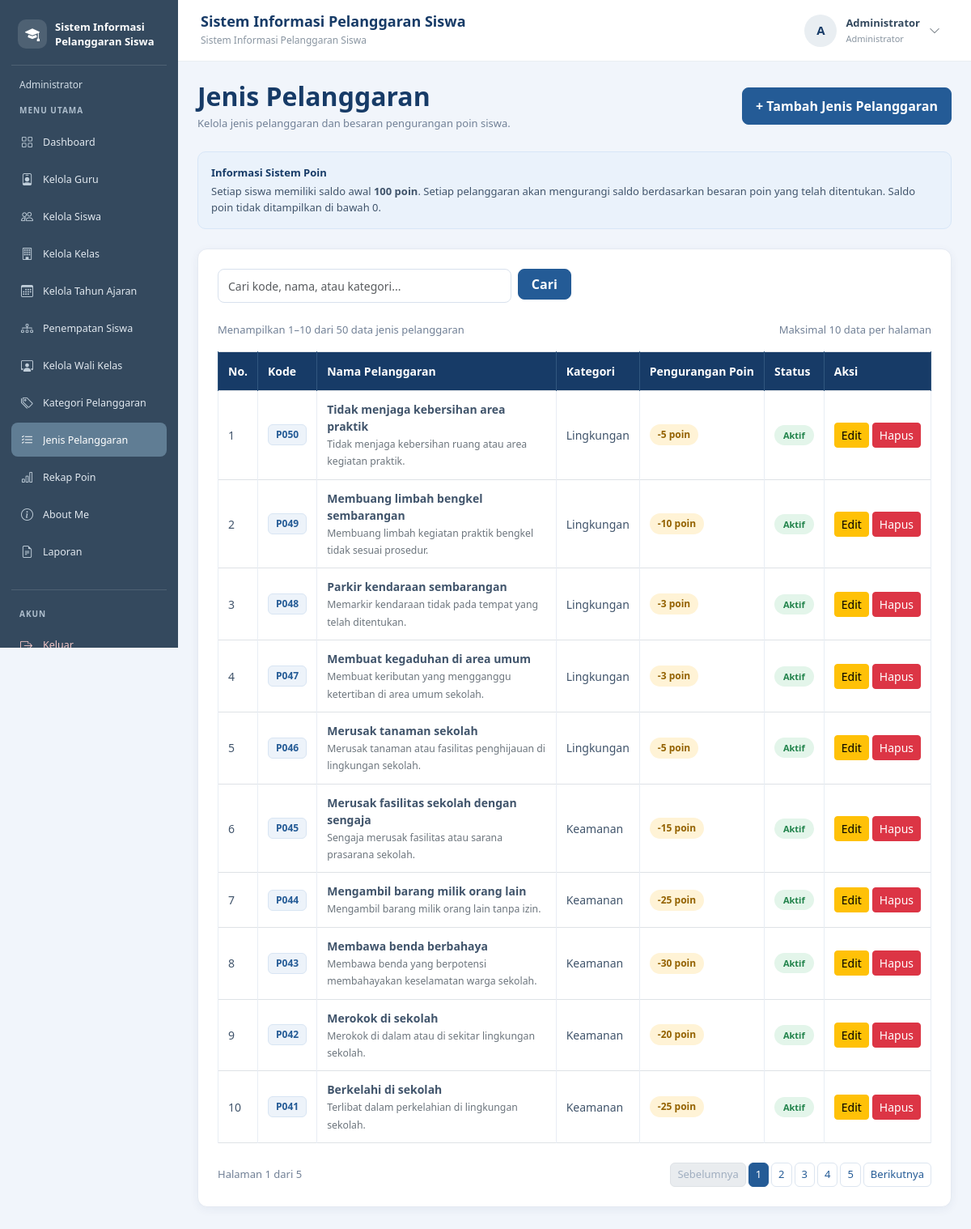
Page /jenis_pelanggaran.php (signed in) on the committed database.
### tables this page shows
CREATE TABLE `t_pelanggaran` (
  `id` int(11) NOT NULL,
  `pelanggaran_kategori_id` int(11) NOT NULL,
  `kode` varchar(30) NOT NULL,
  `nama` varchar(150) NOT NULL,
  `poin` int(11) NOT NULL,
  `deskripsi` text NOT NULL,
  `status_aktif` tinyint(1) NOT NULL,
  `created_at` timestamp NOT NULL DEFAULT current_timestamp(),
  `updated_at` timestamp NOT NULL DEFAULT current_timestamp()
);

CREATE TABLE `t_pelanggaran_kategori` (
  `id` int(11) NOT NULL,
  `nama` varchar(100) NOT NULL,
  `deskripsi` text NOT NULL,
  `status_aktif` tinyint(1) NOT NULL,
  `created_at` timestamp NOT NULL DEFAULT current_timestamp(),
  `updated_at` timestamp NOT NULL DEFAULT current_timestamp()
);

### jenis_pelanggaran.php (the view, shortened to what this page needs)
<?php
include "config/koneksi.php";
function e($nilai)
{
    return htmlspecialchars((string)($nilai ?? ''), ENT_QUOTES, 'UTF-8');
}
$cari = trim($_GET['cari'] ?? '');
$batas = 10;
$halaman = max(1, (int)($_GET['halaman'] ?? 1));
$keyword = "%" . $cari . "%";
$where = "
    WHERE p.kode LIKE ?
       OR p.nama LIKE ?
       OR k.nama LIKE ?
";
$sqlCount = "
    SELECT COUNT(*) AS total
    FROM t_pelanggaran p
    JOIN t_pelanggaran_kategori k
        ON k.id = p.pelanggaran_kategori_id
    $where
";
$stmtCount = mysqli_prepare($koneksi, $sqlCount);
mysqli_stmt_bind_param($stmtCount, "sss", $keyword, $keyword, $keyword);
mysqli_stmt_execute($stmtCount);
$hasilCount = mysqli_stmt_get_result($stmtCount);
$totalData = (int)(mysqli_fetch_assoc($hasilCount)['total'] ?? 0);
$totalHalaman = max(1, (int)ceil($totalData / $batas));
$halaman = min($halaman, $totalHalaman);
$offset = ($halaman - 1) * $batas;
$sql = "
    SELECT
        p.id,
        p.kode,
        p.nama,
        p.poin,
        p.deskripsi,
        p.status_aktif,
        k.nama AS nama_kategori
    FROM t_pelanggaran p
    JOIN t_pelanggaran_kategori k
        ON k.id = p.pelanggaran_kategori_id
    $where
    ORDER BY p.id DESC
    LIMIT ? OFFSET ?
";
$stmt = mysqli_prepare($koneksi, $sql);
mysqli_stmt_bind_param(
    $stmt,
    "sssii",
    $keyword,
    $keyword,
    $keyword,
    $batas,
    $offset
);
mysqli_stmt_execute($stmt);
$data = mysqli_stmt_get_result($stmt);
function urlHalamanJenis($nomorHalaman, $cari)
{
    return "jenis_pelanggaran.php?" . http_build_query([
        "cari" => $cari,
        "halaman" => $nomorHalaman
    ]);
}
?>
<!DOCTYPE html>
<html lang="id">
<head>
    <link href="https://cdn.jsdelivr.net/npm/bootstrap@5.3.8/dist/css/bootstrap.min.css" rel="stylesheet">
</head>
<body>
<?php include "includes/sidebar.php"; ?>
<?php include "includes/navbar.php"; ?>
<main class="konten-utama">
    <div class="d-flex flex-wrap justify-content-between align-items-center gap-3 mb-4">
        <div>
            <h2 class="judul-halaman">Jenis Pelanggaran</h2>
            <p class="deskripsi-halaman mb-0">
                Kelola jenis pelanggaran dan besaran pengurangan poin siswa.
            </p>
        </div>
        <a href="tambah_pelanggaran.php" class="btn btn-tambah">
            + Tambah Jenis Pelanggaran
        </a>
    </div>
    <div class="info-poin p-3 mb-4">
        <div class="fw-semibold mb-1" style="color: #173B67;">
            Informasi Sistem Poin
        </div>
        Setiap siswa memiliki saldo awal <strong>100 poin</strong>.
        Setiap pelanggaran akan mengurangi saldo berdasarkan besaran poin
        yang telah ditentukan. Saldo poin tidak ditampilkan di bawah 0.
    </div>
    <div class="card card-data">
        <div class="card-body p-3 p-md-4">
            <form method="GET" action="jenis_pelanggaran.php" class="row g-2 mb-4">
                <div class="col-md-6 col-lg-5">
                    <input
                        type="search"
                        name="cari"
                        class="form-control"
                        placeholder="Cari kode, nama, atau kategori..."
                        value="<?= e($cari); ?>"
                        autocomplete="off">
                </div>
                <div class="col-auto">
                    <button type="submit" class="btn btn-cari px-3">Cari</button>
                </div>
            </form>
            <div class="d-flex flex-wrap justify-content-between align-items-center gap-2 mb-3">
                <div class="info-data">
                    <?php if ($totalData > 0): ?>
                        Menampilkan <?= $offset + 1; ?>–<?= min($offset + $batas, $totalData); ?>
                        dari <?= $totalData; ?> data jenis pelanggaran
                    <?php else: ?>
                        Tidak ada data jenis pelanggaran
                    <?php endif; ?>
                </div>
                <div class="info-data">Maksimal <?= $batas; ?> data per halaman</div>
            </div>
            <div class="table-responsive">
                <table class="table table-bordered table-hover align-middle">
                    <thead>
                        <tr>
                            <th>No.</th>
                            <th>Kode</th>
                            <th>Nama Pelanggaran</th>
                            <th>Kategori</th>
                            <th>Pengurangan Poin</th>
                            <th>Status</th>
                            <th>Aksi</th>
                        </tr>
                    </thead>
                    <tbody>
                    <?php if (mysqli_num_rows($data) > 0): ?>
                        <?php $no = $offset + 1; ?>
                        <?php while ($row = mysqli_fetch_assoc($data)): ?>
                            <tr>
                                <td><?= $no++; ?></td>
                                <td>
                                    <span class="badge badge-kode">
                                        <?= e($row['kode']); ?>
                                    </span>
                                </td>
                                <td style="min-width: 220px; white-space: normal;">
                                    <div class="fw-semibold"><?= e($row['nama']); ?></div>
                                    <small class="text-secondary">
                                        <?= e($row['deskripsi'] ?: '-'); ?>
                                    </small>
                                </td>
                                <td><?= e($row['nama_kategori']); ?></td>
                                <td>
                                    <span class="badge badge-poin">
                                        -<?= (int)$row['poin']; ?> poin
                                    </span>
                                </td>
                                <td>
                                    <?php if ((int)$row['status_aktif'] === 1): ?>
                                        <span class="badge badge-status badge-aktif">Aktif</span>
                                    <?php else: ?>
                                        <span class="badge badge-status badge-nonaktif">Tidak Aktif</span>
                                    <?php endif; ?>
                                </td>
                                <td>
                                    <div class="d-flex gap-1">
                                        <a href="edit_pelanggaran.php?id=<?= (int)$row['id']; ?>"
                                           class="btn btn-sm btn-warning">
                                            Edit
                                        </a>
                                        <form action="hapus_pelanggaran.php"
                                              method="POST"
                                              class="d-inline"
                                              onsubmit="return confirm('Yakin ingin menghapus jenis pelanggaran ini?');">
                                            <button type="submit" class="btn btn-sm btn-danger">
                                                Hapus
                                            </button>
                                        </form>
                                    </div>
                                </td>
                            </tr>
                        <?php endwhile; ?>
                    <?php endif; ?>
                    </tbody>
                </table>
            </div>
            <?php if ($totalHalaman > 1): ?>
                <div class="d-flex flex-wrap justify-content-between align-items-center gap-2 mt-4">
                    <small class="info-data">
                        Halaman <?= $halaman; ?> dari <?= $totalHalaman; ?>
                    </small>
                    <nav aria-label="Navigasi halaman jenis pelanggaran">
                        <ul class="pagination pagination-sm mb-0">
                            <li class="page-item <?= $halaman <= 1 ? 'disabled' : ''; ?>">
                                <a class="page-link"
                                   href="<?= e(urlHalamanJenis(max(1, $halaman - 1), $cari)); ?>">
                                    Sebelumnya
                                </a>
                            </li>
                            <?php for ($i = 1; $i <= $totalHalaman; $i++): ?>
                                <li class="page-item <?= $i === $halaman ? 'active' : ''; ?>">
                                    <a class="page-link" href="<?= e(urlHalamanJenis($i, $cari)); ?>">
                                        <?= $i; ?>
                                    </a>
                                </li>
                            <?php endfor; ?>
                            <li class="page-item <?= $halaman >= $totalHalaman ? 'disabled' : ''; ?>">
                                <a class="page-link"
                                   href="<?= e(urlHalamanJenis(min($totalHalaman, $halaman + 1), $cari)); ?>">
                                    Berikutnya
                                </a>
                            </li>
                        </ul>
                    </nav>
                </div>
            <?php endif; ?>
        </div>
    </div>
</main>
</body>
</html>

### jenis_pelanggaran.php (style rules this page uses)
body { margin: 0; background: #F1F5FB; }
.konten-utama { margin-left: 220px !important; width: calc(100% - 220px) !important; min-height: 100vh; padding: 100px 24px 30px; box-sizing: border-box; }
.konten-utama, .konten-utama * { box-sizing: border-box; }
.judul-halaman { color: #173B67; font-weight: 700; margin-bottom: 5px; }
.deskripsi-halaman, .info-data { color: #718096; font-size: 13px; }
.card-data { background: #fff; border: 1px solid #E5EAF2; border-radius: 12px; box-shadow: 0 3px 12px rgba(23, 59, 103, .06); }
.btn-tambah, .btn-cari { background: #245B96; border: 1px solid #245B96; color: #fff; border-radius: 8px; font-weight: 600; }
.btn-tambah { padding: 10px 16px; }
.form-control { min-height: 42px; border: 1px solid #D8E1ED; border-radius: 8px; font-size: 14px; }
.table { margin-bottom: 0; font-size: 14px; white-space: nowrap; }
.table thead th { background: #173B67; color: #fff; font-weight: 600; padding: 13px 12px; border-color: #31577F; }
.table tbody td { padding: 12px; color: #40546B; border-color: #E8EDF4; }
.badge-status { padding: 7px 11px; border-radius: 20px; font-size: 11px; font-weight: 600; }
.badge-aktif { background: #E3F5EA; color: #21834B; }
.badge-kode { background: #EDF3FA; color: #245B96; border: 1px solid #D8E5F3; padding: 6px 9px; border-radius: 6px; font-size: 12px; }
.badge-poin { background: #FFF3D6; color: #946200; padding: 7px 10px; border-radius: 20px; font-size: 12px; }
.pagination { gap: 4px; }
.page-link { border: 1px solid #DCE5F0; color: #245B96; border-radius: 6px !important; font-size: 13px; }
.page-item.active .page-link { background: #245B96; border-color: #245B96; color: #fff; }
.page-item.disabled .page-link { color: #A0AEC0; }
.info-poin { background: #EAF2FB; border: 1px solid #D7E6F7; border-radius: 10px; color: #40546B; font-size: 13px; }

### rows in the picture
t_pelanggaran: kode "P050", nama "Tidak menjaga kebersihan area praktik", deskripsi "Tidak menjaga kebersihan ruang atau area kegiatan praktik.", pelanggaran_kategori.nama "Lingkungan", poin "5", status_aktif "Aktif"
t_pelanggaran: kode "P049", nama "Membuang limbah bengkel sembarangan", deskripsi "Membuang limbah kegiatan praktik bengkel tidak sesuai prosedur.", pelanggaran_kategori.nama "Lingkungan", poin "10", status_aktif "Aktif"
t_pelanggaran: kode "P048", nama "Parkir kendaraan sembarangan", deskripsi "Memarkir kendaraan tidak pada tempat yang telah ditentukan.", pelanggaran_kategori.nama "Lingkungan", poin "3", status_aktif "Aktif"
t_pelanggaran: kode "P047", nama "Membuat kegaduhan di area umum", deskripsi "Membuat keributan yang mengganggu ketertiban di area umum sekolah.", pelanggaran_kategori.nama "Lingkungan", poin "3", status_aktif "Aktif"
t_pelanggaran: kode "P046", nama "Merusak tanaman sekolah", deskripsi "Merusak tanaman atau fasilitas penghijauan di lingkungan sekolah.", pelanggaran_kategori.nama "Lingkungan", poin "5", status_aktif "Aktif"
t_pelanggaran: kode "P045", nama "Merusak fasilitas sekolah dengan sengaja", deskripsi "Sengaja merusak fasilitas atau sarana prasarana sekolah.", pelanggaran_kategori.nama "Keamanan", poin "15", status_aktif "Aktif"
t_pelanggaran: kode "P044", nama "Mengambil barang milik orang lain", deskripsi "Mengambil barang milik orang lain tanpa izin.", pelanggaran_kategori.nama "Keamanan", poin "25", status_aktif "Aktif"
t_pelanggaran: kode "P043", nama "Membawa benda berbahaya", deskripsi "Membawa benda yang berpotensi membahayakan keselamatan warga sekolah.", pelanggaran_kategori.nama "Keamanan", poin "30", status_aktif "Aktif"
t_pelanggaran: kode "P042", nama "Merokok di sekolah", deskripsi "Merokok di dalam atau di sekitar lingkungan sekolah.", pelanggaran_kategori.nama "Keamanan", poin "20", status_aktif "Aktif"
t_pelanggaran: kode "P041", nama "Berkelahi di sekolah", deskripsi "Terlibat dalam perkelahian di lingkungan sekolah.", pelanggaran_kategori.nama "Keamanan", poin "25", status_aktif "Aktif"

### other values in the picture
$labelRole "Administrator"
$menu[0] "Dashboard"
$menu[0] "Kelola Guru"
$menu[0] "Kelola Siswa"
$menu[0] "Kelola Kelas"
$menu[0] "Kelola Tahun Ajaran"
$menu[0] "Penempatan Siswa"
$menu[0] "Kelola Wali Kelas"
$menu[0] "Kategori Pelanggaran"
$menu[0] "Jenis Pelanggaran"
$menu[0] "Rekap Poin"
$menu[0] "About Me"
$menu[0] "Laporan"
$judulNavbar "Sistem Informasi Pelanggaran Siswa"
$inisial "A"
